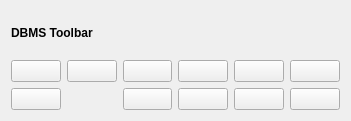
  <widget class="QWidget" name="layoutWidget">
   <property name="geometry">
    <rect>
     <x>10</x>
     <y>10</y>
     <width>351</width>
     <height>121</height>
    </rect>
   </property>
   <layout class="QVBoxLayout" name="verticalLayout">
    <item>
     <widget class="QLabel" name="label_29">
      <property name="font">
       <font>
        <weight>75</weight>
        <bold>true</bold>
       </font>
      </property>
      <property name="text">
       <string>DBMS Toolbar</string>
      </property>
     </widget>
    </item>
    <item>
     <layout class="QGridLayout" name="gridLayout">
      <item row="1" column="5">
       <widget class="QPushButton" name="pushButton_sort">
        <property name="font">
         <font>
          <pointsize>9</pointsize>
         </font>
        </property>
        <property name="toolTip">
         <string>Order by</string>
        </property>
        <property name="text">
         <string/>
        </property>
        <property name="icon">
         <iconset resource="resources.qrc">
          <normaloff>:/images/sort.png</normaloff>:/images/sort.png</iconset>
        </property>
       </widget>
      </item>
      <item row="1" column="6">
       <widget class="QPushButton" name="pushButton_view_all">
        <property name="font">
         <font>
          <pointsize>9</pointsize>
         </font>
        </property>
        <property name="toolTip">
         <string>View alls records</string>
        </property>
        <property name="text">
         <string/>
        </property>
        <property name="icon">
         <iconset resource="resources.qrc">
          <normaloff>:/images/view_all.png</normaloff>:/images/view_all.png</iconset>
        </property>
       </widget>
      </item>
      <item row="0" column="6">
       <widget class="QPushButton" name="pushButton_save">
        <property name="font">
         <font>
          <pointsize>9</pointsize>
         </font>
        </property>
        <property name="toolTip">
         <string>Save</string>
        </property>
        <property name="text">
         <string/>
        </property>
        <property name="icon">
         <iconset resource="resources.qrc">
          <normaloff>:/images/b_save.png</normaloff>:/images/b_save.png</iconset>
        </property>
        <property name="autoDefault">
         <bool>false</bool>
        </property>
       </widget>
      </item>
      <item row="0" column="5">
       <widget class="QPushButton" name="pushButton_new_rec">
        <property name="font">
         <font>
          <pointsize>9</pointsize>
         </font>
        </property>
        <property name="toolTip">
         <string>New record</string>
        </property>
        <property name="text">
         <string/>
        </property>
        <property name="icon">
         <iconset resource="resources.qrc">
          <normaloff>:/images/newrec.png</normaloff>:/images/newrec.png</iconset>
        </property>
       </widget>
      </item>
      <item row="1" column="4">
       <widget class="QPushButton" name="pushButton_search_go">
        <property name="font">
         <font>
          <pointsize>9</pointsize>
         </font>
        </property>
        <property name="toolTip">
         <string>search !!!</string>
        </property>
        <property name="text">
         <string/>
        </property>
        <property name="icon">
         <iconset resource="resources.qrc">
          <normaloff>:/images/search.png</normaloff>:/images/search.png</iconset>
        </property>
       </widget>
      </item>
      <item row="0" column="1">
       <widget class="QPushButton" name="pushButton_first_rec">
        <property name="toolTip">
         <string>First rec</string>
        </property>
        <property name="text">
         <string/>
        </property>
        <property name="icon">
         <iconset resource="resources.qrc">
          <normaloff>:/images/5_leftArrows.png</normaloff>:/images/5_leftArrows.png</iconset>
        </property>
       </widget>
      </item>
      <item row="0" column="3">
       <widget class="QPushButton" name="pushButton_next_rec">
        <property name="toolTip">
         <string>Next rec</string>
        </property>
        <property name="text">
         <string/>
        </property>
        <property name="icon">
         <iconset resource="resources.qrc">
          <normaloff>:/images/6_rightArrow.png</normaloff>:/images/6_rightArrow.png</iconset>
        </property>
       </widget>
      </item>
      <item row="1" column="1">
       <widget class="QPushButton" name="pushButton_delete">
        <property name="maximumSize">
         <size>
          <width>75</width>
          <height>16777215</height>
         </size>
        </property>
        <property name="font">
         <font>
          <pointsize>9</pointsize>
         </font>
        </property>
        <property name="toolTip">
         <string>Delete record</string>
        </property>
        <property name="text">
         <string/>
        </property>
        <property name="icon">
         <iconset resource="resources.qrc">
          <normaloff>:/images/delete.png</normaloff>:/images/delete.png</iconset>
        </property>
       </widget>
      </item>
      <item row="1" column="3">
       <widget class="QPushButton" name="pushButton_new_search">
        <property name="font">
         <font>
          <pointsize>9</pointsize>
         </font>
        </property>
        <property name="toolTip">
         <string>new search</string>
        </property>
        <property name="text">
         <string/>
        </property>
        <property name="icon">
         <iconset resource="resources.qrc">
          <normaloff>:/images/new_search.png</normaloff>:/images/new_search.png</iconset>
        </property>
       </widget>
      </item>
      <item row="0" column="4">
       <widget class="QPushButton" name="pushButton_last_rec">
        <property name="toolTip">
         <string>Last rec</string>
        </property>
        <property name="text">
         <string/>
        </property>
        <property name="icon">
         <iconset resource="resources.qrc">
          <normaloff>:/images/7_rightArrows.png</normaloff>:/images/7_rightArrows.png</iconset>
        </property>
       </widget>
      </item>
      <item row="0" column="2">
       <widget class="QPushButton" name="pushButton_prev_rec">
        <property name="maximumSize">
         <size>
          <width>75</width>
          <height>16777215</height>
         </size>
        </property>
        <property name="toolTip">
         <string>Prev rec</string>
        </property>
        <property name="text">
         <string/>
        </property>
        <property name="icon">
         <iconset resource="resources.qrc">
          <normaloff>:/images/4_leftArrow.png</normaloff>:/images/4_leftArrow.png</iconset>
        </property>
       </widget>
      </item>
     </layout>
    </item>
   </layout>
  </widget>
